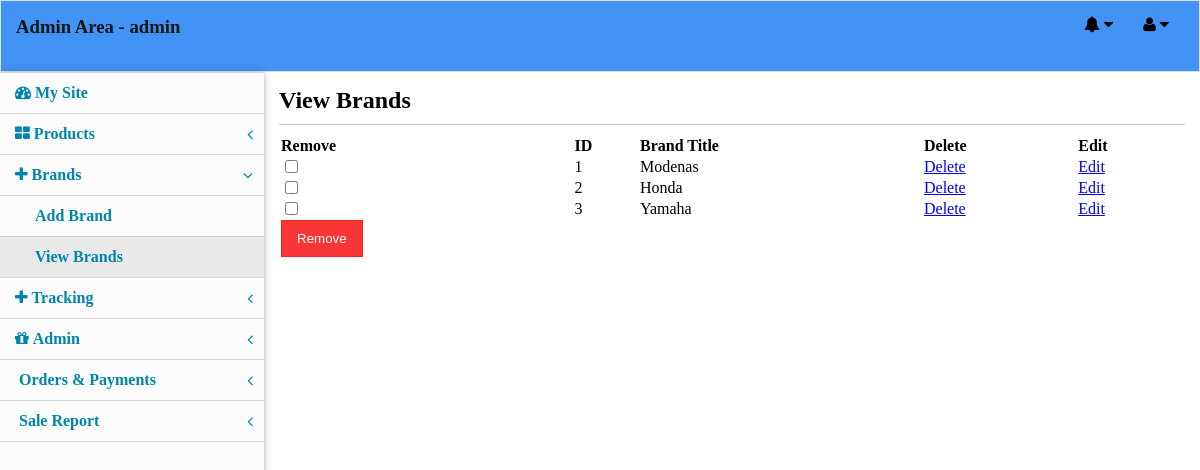
The page /admin_area/index.php?action=view_brands (signed in) on the database its author committed.
### tables this page shows
CREATE TABLE `brands` (
  `brand_id` int(100) NOT NULL,
  `brand_title` varchar(250) NOT NULL
);

### admin_area/includes/view_brands.php (the view, shortened to what this page needs)
<div class="view_product_box">
<h2>View Brands</h2>
<div class="border_bottom"></div>
<form action="" method="post" enctype="multipart/form-data" />
<table width="100%">
 <thead>
  <tr>
   <th>Remove</th>
   <th>ID</th>
   <th>Brand Title</th>
   <th>Delete</th>
   <th>Edit</th>
  </tr>
 </thead>
 <?php
 $all_brands = mysqli_query($con,"select * from brands order by brand_id DESC ");
 $i = 1;
 while($row=mysqli_fetch_array($all_brands)){
 ?>
 <tbody>
  <tr>
   <td><input type="checkbox" name="deleteAll[]" value="<?php echo $row['brand_id'];?>" /></td>
   <td><?php echo $i; ?></td>
   <td><?php echo $row['brand_title']; ?></td>
   <td><a href="index.php?action=view_brands&delete_brand=<?php echo $row['brand_id'];?>">Delete</a></td>
   <td><a href="index.php?action=edit_brand&brand_id=<?php echo $row['brand_id'];?>">Edit</a></td>
 </tbody>
 <?php $i++;}  ?>
<tr>
<td><input type="submit" name="delete_all" value="Remove" /></td>
</tr>
</table>
</div>

### admin_area/styles/desktop.css (style rules this page uses)
html, body, div, span, applet, object, iframe, h1, h2, h3, h4, h5, h6, p, blockquote, pre, a, abbr, acronym, address, big, cite, code, del, dfn, em, img, ins, kbd, q, s, samp, small, strike, strong, sub, sup, tt, var, b, u, i, center, dl, dt, dd, ol, ul, li, fieldset, form, label, legend, table, caption, tbody, tfoot, thead, tr, th, td, article, aside, canvas, details, embed, figure, figcaption, footer, header, hgroup, menu, nav, output, ruby, section, summary, time, mark, audio, video { margin: 0; padding: 0; border: 0; //font-size: 100%; //font: inherit; //vertical-align: baseline; }
.border_bottom { border-bottom:0.01px solid rgba(0,0,0,0.2); margin:10px 0; }
.view_product_box th, .view_product_box td { text-align:left; }
.view_product_box input[type=submit] { padding:10px 15px; background: rgba(250, 32, 32, 0.9); border: 0.01px solid rgba(250, 32, 32, 0.9); color:white; }

### admin_area/index.php (style rules this page uses)
input[type=submit] { cursor:pointer; }

### rows shown on the page
brands: brand_title "Modenas"
brands: brand_title "Honda"
brands: brand_title "Yamaha"

### other values the page prints
$_SESSION['name'] "admin"
